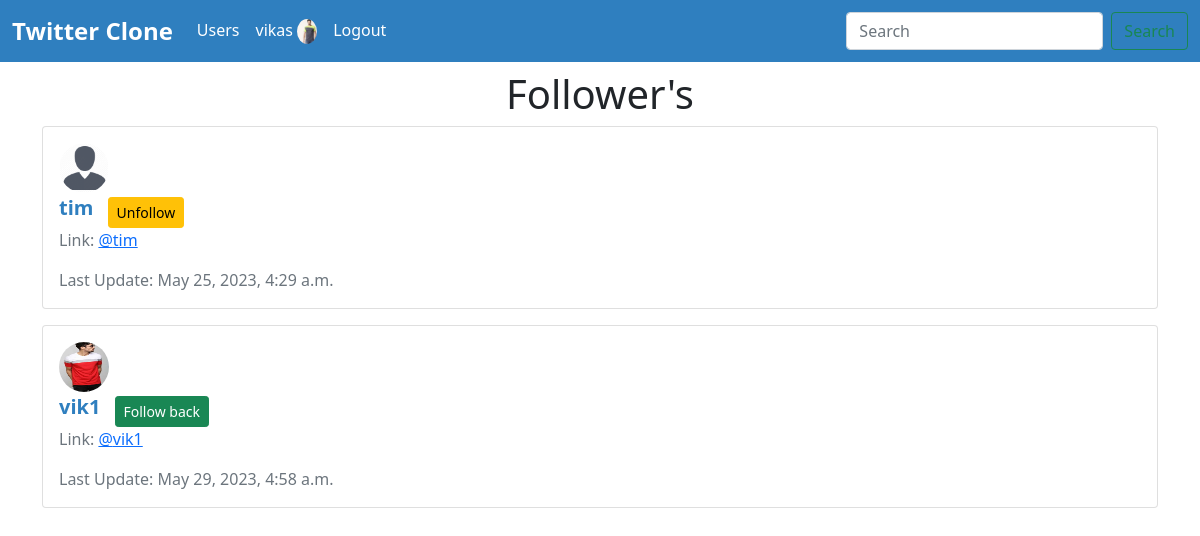
/profile/followers/1/ (signed in), run on the app's committed database.
### app/models.py (models this page shows, shortened)
class Profile(models.Model):
    user = models.OneToOneField(User, on_delete=models.CASCADE)
    follows = models.ManyToManyField("self", related_name='followed_by', symmetrical=False, blank=True)
    profile_pic = models.ImageField(null=True, blank=True, upload_to='images/')
    bio = models.TextField(null=True, blank=True)
    social_link = models.CharField(max_length=200, null=True, blank=True)
    updated_date = models.DateTimeField(User, auto_now=True)

### app/views.py (the view)
# urls.py: path('profile/followers/<int:pk>/', views.follower_list, name='follower_list'),
def follower_list(request, pk):
    if request.user.is_authenticated:
        profiles = Profile.objects.get(user_id=pk)
        context = {
            'profiles':profiles
        }
        return render(request, 'app/follower_list.html', context)
    else:
        messages.warning(request, "You must be logged in")
        return redirect('home')

### app/templates/app/follower_list.html (shortened to what this page needs)
{% extends 'app/base.html' %}
{% load static %}
{% block content %}
    <div class="container mt-2">
        <h1 class="text-center">Follower's</h1>
        {% if profiles %}
            {% for profile in profiles.followed_by.all %}
                <div class="card mb-3">
                    <div class="card-body">
                        {% if profile.profile_pic %}
                        <img src="{{ profile.profile_pic.url }}" class="rounded-circle" width="50px" height="50px"  alt="">
                        {% else %}
                        <img src="{% static 'images/user1.png' %}" class="rounded-circle" width="50px" height="50px" alt="">
                        {% endif %} <br>
                        <h5 class="card-title" style="color: #2f7fbf; font-weight: bold; display: inline-block;">{{ profile.user.username }}</h5>
                        {% if request.user.id == profiles.user.id %}
                            {% if profile in profiles.follows.all %}
                                <a href="{% url 'unfollow' profile.user.id %}" class="btn btn-sm btn-warning mt-1" style="display: inline-block; margin-left: 10px;">Unfollow</a>
                            {% else %}
                                <a href="{% url 'follow' profile.user.id %}" class="btn btn-sm btn-success mt-1" style="display: inline-block; margin-left: 10px;">Follow back</a>
                            {% endif %}
                        {% endif %}
                        <p class="card-text" style="color: #6c757d;">Link: <a href="{% url 'profile' profile.user.id %}">@{{ profile.user.username|lower }}</a></p>
                        <p class="card-text" style="color: #6c757d;">Last Update: {{ profile.updated_date }}</p>
                    </div>
                </div>
            {% endfor %}
        {% endif %}
    </div>
{% endblock content %}

### app/templates/app/base.html (shortened to what this page needs)
<!doctype html>
<html lang="en">
{% load static %}
  <head>
    <link href="https://cdn.jsdelivr.net/npm/bootstrap@5.0.2/dist/css/bootstrap.min.css" rel="stylesheet">
  </head>
  <body>
    <nav class="navbar navbar-expand-lg navbar-dark">
      <div class="container-fluid">
        <a class="navbar-brand" href="/">Twitter Clone</a>
        <div class="collapse navbar-collapse" id="navbarSupportedContent">
          <ul class="navbar-nav me-auto mb-2 mb-lg-0">
            <li class="nav-item">
              <a class="nav-link active" href="{% url 'profile_list' %}">Users</a>
            </li>
            {% if request.user.is_authenticated %}
            <li class="nav-item">
              <a class="nav-link active" href="{% url 'profile' request.user.id %}"> {{ request.user.username }}
                {% if request.user.profile.profile_pic %}
                <img src="{{ request.user.profile.profile_pic.url }}" width="20px" class="rounded-circle" alt="">
                {% else %}
                <img src="{% static 'images/user1.png' %}" width="20px" class="rounded-circle" alt="">
                {% endif %}
              </a>
            </li>
            <li class="nav-item">
              <a class="nav-link active" href="{% url 'logout' %}">Logout</a>
            </li>
            {% endif %}
          </ul>
          <form class="d-flex">
            <input class="form-control me-2" type="search" placeholder="Search" aria-label="Search">
            <button class="btn btn-outline-success" type="submit">Search</button>
          </form>
        </div>
      </div>
    </nav>
    {% block content %}
    {% endblock content %}
  </body>
</html>

### app/templates/app/base.html (style rules this page uses)
.navbar-brand { font-size: 24px; font-weight: bold; }
.navbar-dark { background-color: #2f7fbf; }
.nav-link { color: #ffffff; }

### data on the page
Profile: user.username "tim", shows "Unfollow", updated_date "May 25, 2023, 4:29 a.m."
Profile: profile_pic (picture), user.username "vik1", shows "Follow back", updated_date "May 29, 2023, 4:58 a.m."

### other printed values
{{ request.user.username }} "vikas"
